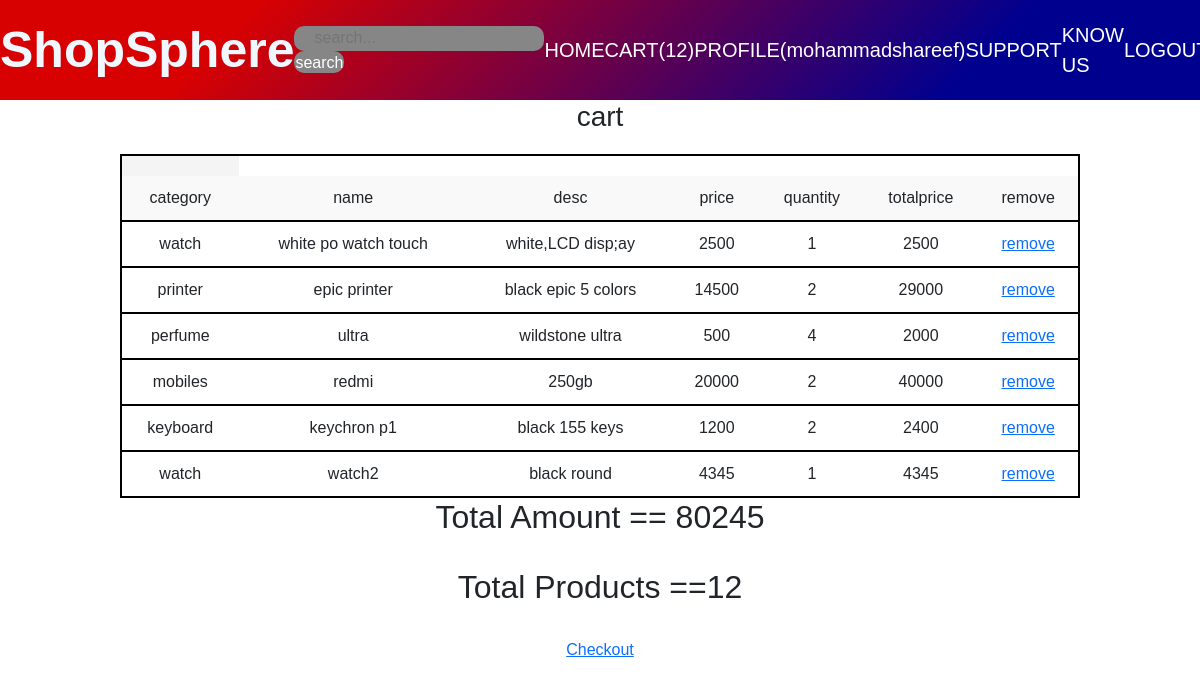
/home/cart/ (signed in), run on the app's committed database.
### base/models.py (models this page shows)
class CartModel(models.Model):
    category=models.CharField(max_length=100)
    name=models.CharField(max_length=100)
    desc=models.CharField(max_length=100)
    price=models.IntegerField(default=0)
    quantity=models.IntegerField(default=1)
    totalprice=models.IntegerField(default=0)
    host=models.ForeignKey(User,on_delete=models.CASCADE)

### base/views.py (the view)
# urls.py: path('cart/',views.cart,name='cart'),
@login_required(login_url='login_')
def cart(request):
    cart_products = []
    cart_products_count = 0
    cart_total_price=0
    if request.user.is_authenticated:
        cart_products = CartModel.objects.filter(host=request.user)
    cart_products_count = sum(item.quantity for item in cart_products)
    cart_total_price = sum(item.totalprice for item in cart_products)
    context = {
        'cart_products': cart_products,
        'cart_products_count': cart_products_count,
        'cart_total_price':cart_total_price
    }
    return render(request, 'cart.html', context)

### base/templates/cart.html
{% extends 'main.html' %}
{% block content %}
        <center>
            <h3>cart </h3>
            <div class="cart">
                <table style="border: 2px solid black;" >
                        <th>
                            <tr>
                                <td>category</td>
                                <td>name</td>
                                <td>desc</td>
                                <td>price</td>
                                <td>quantity</td>
                                <td>totalprice</td>
                                <td>remove</td>
                            </tr>
                        </th>
                    {% for i in cart_products %}
                            <tbody style="border: 2px solid black;">
                                <tr>
                                    <td>{{i.category}}</td>
                                    <td> {{i.name}}</td>
                                    <td>{{i.desc}}</td>
                                    <td>{{i.price}}</td>
                                    <td>{{i.quantity}}</td>
                                    <td>{{i.totalprice}}</td>
                                    <td><a href="">remove</a></td>
                                </tr>
                            </tbody>
                    {% endfor %}
                </table>
                <h2>Total Amount == {{cart_total_price}}</h2><br> <h2>Total Products =={{cart_products_count}}</h2> <br>
                <a href="">Checkout</a>
            </div>
        </center>
{% endblock content %}

### templates/nav.html (shortened to what this page needs)
<nav>
    <div class="logo">ShopSphere</div>
    <div class="links">
        {% if request.user.is_authenticated %}
            <form action="" class="search" >
                <input type="text" placeholder="search..." name="query" >
                <input type="submit" value="search">
            </form>
            <a href="{% url 'home' %}">HOME</a>
            <a href="{% url 'cart' %}">CART({{cart_products_count}})</a>
            <a href="{% url 'profile' %}">PROFILE({{request.user}})</a>
            <a href="">SUPPORT</a>
            <a href="">KNOW US</a>
            <a href="{% url 'logout_' %}">LOGOUT</a>
            {% endif  %}
    </div>
</nav>

### static/style.css (style rules this page uses)
* { margin: 0; padding: 0; box-sizing: border-box; font-family: Arial, Helvetica, sans-serif; }
.cart { margin: 20px auto; width: 80%; }
table { width: 100%; border-collapse: collapse; margin-top: 10px; }
th, td { border: 2px solid black; padding: 10px; text-align: center; }
th { background-color: #f4f4f4; font-weight: bold; }
tbody tr:nth-child(even) { background-color: #f9f9f9; }
h3 { font-size: 24px; font-weight: bold; color: #333; }

### data on the page
CartModel: category "watch", name "white po watch touch", desc "white,LCD disp;ay", price "2500", quantity "1", totalprice "2500"
CartModel: category "printer", name "epic printer", desc "black epic 5 colors", price "14500", quantity "2", totalprice "29000"
CartModel: category "perfume", name "ultra", desc "wildstone ultra", price "500", quantity "4", totalprice "2000"
CartModel: category "mobiles", name "redmi", desc "250gb", price "20000", quantity "2", totalprice "40000"
CartModel: category "keyboard", name "keychron p1", desc "black 155 keys", price "1200", quantity "2", totalprice "2400"
CartModel: category "watch", name "watch2", desc "black round", price "4345", quantity "1", totalprice "4345"

### other printed values
{{ cart_products_count }} "12"
{{ request.user }} "mohammadshareef"
{{ cart_total_price }} "80245"
